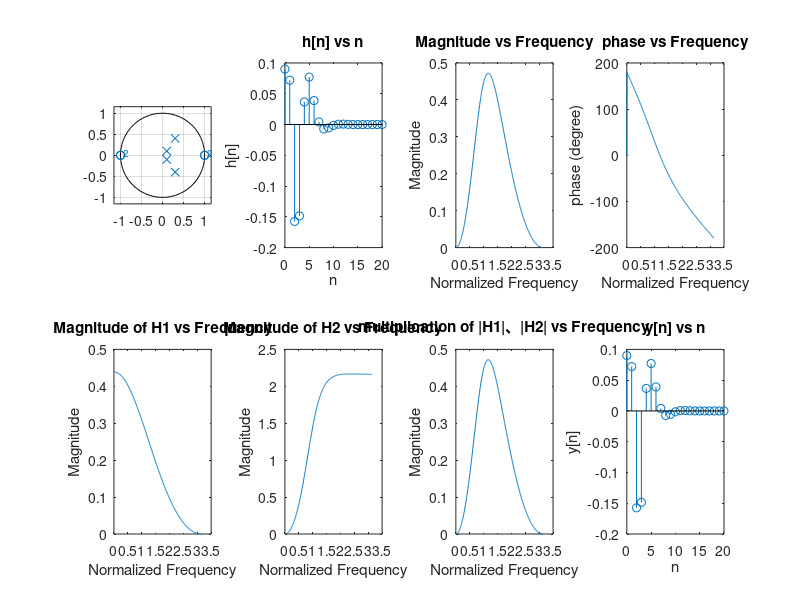

Write MATLAB code to recreate this figure.
%(a)
p = transpose([1,1,-1,-1]);
q = transpose([0.3+0.4i,0.3-0.4i,0.1+0.1i,0.1-0.1i]);
figure;
subplot(2,4,1);
zplane(p,q);

%(b)
b = 0.09*poly(p);
a = poly(q);
[r,p,k] = residuez(b,a);
n = 0:20;
h = zeros(1,21);
for i = 1:4
    h = h+r(i)*power(p(i),n);
end
h(1) = h(1)+k;
subplot(2,4,2);
stem(n,h);
title('h[n] vs n');
xlabel('n');
ylabel('h[n]');

%(c)
[H,w] = freqz(b,a);
subplot(2,4,3);
plot (w,(abs(H)));
title('Magnitude vs Frequency');
xlabel('Normalized Frequency');
ylabel('Magnitude');

subplot(2,4,4);
plot (w,angle(H)/pi*180);
title('phase vs Frequency');
xlabel('Normalized Frequency');
ylabel('phase (degree)');

%(d)
z1 = [1,1,-1,-1];
p1 = [0.3+0.4i,0.3-0.4i,0.1+0.1i,0.1-0.1i];
sos = zp2sos(z1,p1,0.09);

%(e)
b1 = [0.09,0.18,0.09];
a1 = [1,-0.2,0.02];
b2 = [1,-2,1];
a2 = [1,-0.6,0.25];
[H1,w1] = freqz(b1,a1);
[H2,w2] = freqz(b2,a2);

subplot(2,4,5);
plot (w1,(abs(H1)));
title('Magnitude of H1 vs Frequency');
xlabel('Normalized Frequency');
ylabel('Magnitude');

subplot(2,4,6);
plot (w2,(abs(H2)));
title('Magnitude of H2 vs Frequency');
xlabel('Normalized Frequency');
ylabel('Magnitude');

for i = 1:512
    H3(i) = H1(i)*H2(i);
end
subplot(2,4,7);
plot (w1,(abs(H3)));
title('multiplication of |H1|、|H2| vs Frequency');
xlabel('Normalized Frequency');
ylabel('Magnitude');

%(f)
x = [zeros(1,21)];
x(1) = 1;
y = filter(b,a,x);
n = 0:20;
subplot(2,4,8);
stem(n,y);
title('y[n] vs n');
xlabel('n');
ylabel('y[n]');

